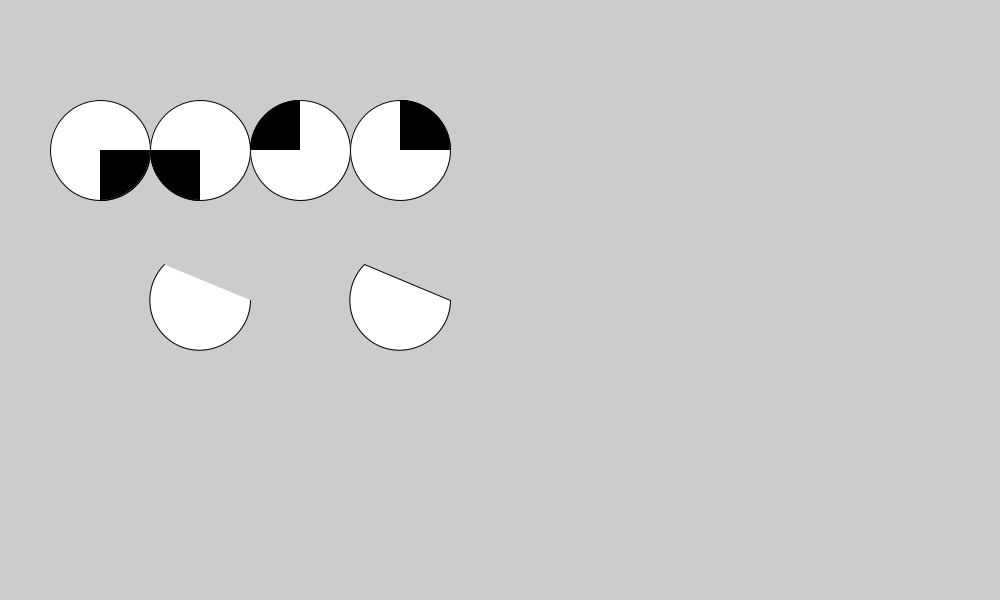
Frame 1 (no input)
Frame 60 (the mouse pressed at the canvas centre just before this capture): identical to frame 1, image omitted
Frame 120 (the mouse held since frame 60 and released just before this capture): identical to frame 1, image omitted

The Processing sketch that drew this single still picture (run headless with seeded random() and noise(); from frame 60 on, the mouse is pressed at the canvas centre):

// Processing sketch: Arcos_Ejemplo
// ── Arcos_Ejemplo.pde
void setup()
{
  size(1000,600);
  float angulo = 0;
  float angulof = HALF_PI;
  int ancho = 100;
  int alto = 100;
  int posx = ancho;
  int posy = alto + 50;

  for(int i = 0; i < 4; i++)
  {
    fill(255);
    ellipse(posx + posx*i, posy, ancho, alto);
    fill(0);
    arc(posx + posx*i, posy, ancho, alto, angulo, angulof);
    angulo += HALF_PI;
    angulof += HALF_PI;
  }

  fill(255);
  arc(200, 300, 100, 100, 0, PI + QUARTER_PI, OPEN);
  arc(400, 300, 100, 100, 0, PI + QUARTER_PI, CHORD);
}

void draw()
{
}
